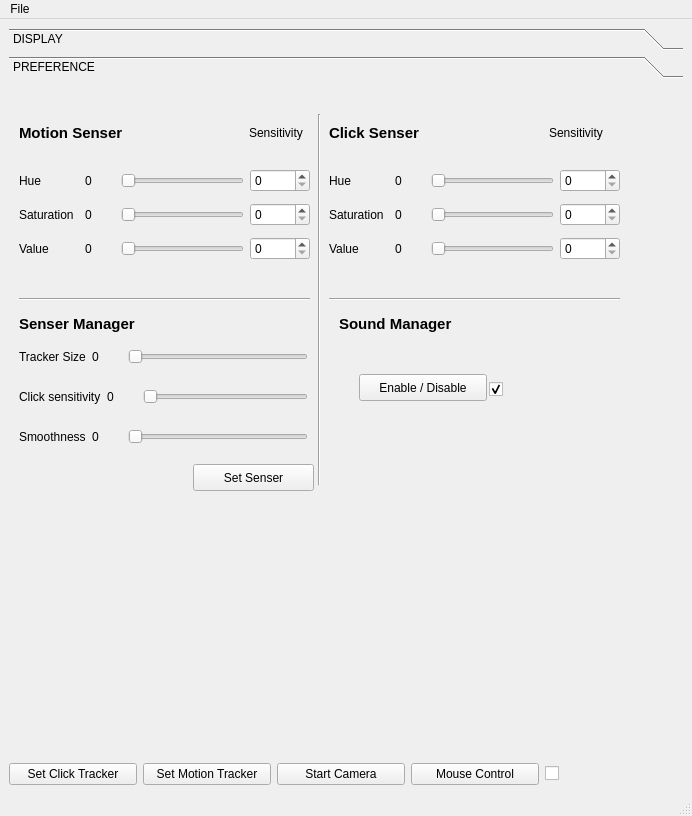
<?xml version="1.0" encoding="UTF-8"?>
<ui version="4.0">
 <class>MainWindow</class>
 <widget class="QMainWindow" name="MainWindow">
  <property name="geometry">
   <rect>
    <x>0</x>
    <y>0</y>
    <width>692</width>
    <height>816</height>
   </rect>
  </property>
  <property name="windowTitle">
   <string>MainWindow</string>
  </property>
  <widget class="QWidget" name="centralwidget">
   <layout class="QVBoxLayout" name="verticalLayout_3">
    <item>
     <layout class="QVBoxLayout" name="verticalLayout">
      <item>
       <widget class="QToolBox" name="toolBox">
        <property name="sizePolicy">
         <sizepolicy hsizetype="Expanding" vsizetype="Expanding">
          <horstretch>0</horstretch>
          <verstretch>0</verstretch>
         </sizepolicy>
        </property>
        <property name="currentIndex">
         <number>1</number>
        </property>
        <widget class="QWidget" name="page">
         <property name="geometry">
          <rect>
           <x>0</x>
           <y>0</y>
           <width>672</width>
           <height>652</height>
          </rect>
         </property>
         <attribute name="label">
          <string>DISPLAY</string>
         </attribute>
         <widget class="QLabel" name="labtresh1">
          <property name="geometry">
           <rect>
            <x>10</x>
            <y>240</y>
            <width>281</width>
            <height>171</height>
           </rect>
          </property>
          <property name="text">
           <string>TextLabel</string>
          </property>
         </widget>
         <widget class="QLabel" name="labimage">
          <property name="geometry">
           <rect>
            <x>10</x>
            <y>0</y>
            <width>651</width>
            <height>221</height>
           </rect>
          </property>
          <property name="styleSheet">
           <string notr="true"/>
          </property>
          <property name="text">
           <string>TextLabel</string>
          </property>
         </widget>
         <widget class="QLabel" name="labtresh2">
          <property name="geometry">
           <rect>
            <x>310</x>
            <y>240</y>
            <width>301</width>
            <height>171</height>
           </rect>
          </property>
          <property name="text">
           <string>TextLabel</string>
          </property>
         </widget>
         <widget class="Line" name="line_2">
          <property name="geometry">
           <rect>
            <x>290</x>
            <y>240</y>
            <width>20</width>
            <height>171</height>
           </rect>
          </property>
          <property name="orientation">
           <enum>Qt::Vertical</enum>
          </property>
         </widget>
         <widget class="Line" name="line_3">
          <property name="geometry">
           <rect>
            <x>10</x>
            <y>220</y>
            <width>571</width>
            <height>20</height>
           </rect>
          </property>
          <property name="orientation">
           <enum>Qt::Horizontal</enum>
          </property>
         </widget>
        </widget>
        <widget class="QWidget" name="page_2">
         <property name="geometry">
          <rect>
           <x>0</x>
           <y>0</y>
           <width>672</width>
           <height>652</height>
          </rect>
         </property>
         <attribute name="label">
          <string>PREFERENCE</string>
         </attribute>
         <widget class="QWidget" name="verticalLayoutWidget">
          <property name="geometry">
           <rect>
            <x>10</x>
            <y>80</y>
            <width>291</width>
            <height>101</height>
           </rect>
          </property>
          <layout class="QVBoxLayout" name="verticalLayout_2">
           <item>
            <layout class="QHBoxLayout" name="horizontalLayout_3">
             <item>
              <widget class="QLabel" name="label_10">
               <property name="minimumSize">
                <size>
                 <width>60</width>
                 <height>20</height>
                </size>
               </property>
               <property name="text">
                <string>Hue</string>
               </property>
              </widget>
             </item>
             <item>
              <widget class="QLabel" name="h_lbl">
               <property name="minimumSize">
                <size>
                 <width>30</width>
                 <height>20</height>
                </size>
               </property>
               <property name="text">
                <string>0</string>
               </property>
              </widget>
             </item>
             <item>
              <widget class="QSlider" name="h_slide">
               <property name="maximum">
                <number>180</number>
               </property>
               <property name="orientation">
                <enum>Qt::Horizontal</enum>
               </property>
              </widget>
             </item>
             <item>
              <widget class="QSpinBox" name="h_spinBox">
               <property name="minimumSize">
                <size>
                 <width>60</width>
                 <height>0</height>
                </size>
               </property>
               <property name="maximum">
                <number>180</number>
               </property>
              </widget>
             </item>
            </layout>
           </item>
           <item>
            <layout class="QHBoxLayout" name="horizontalLayout">
             <item>
              <widget class="QLabel" name="label_2">
               <property name="minimumSize">
                <size>
                 <width>60</width>
                 <height>20</height>
                </size>
               </property>
               <property name="text">
                <string>Saturation</string>
               </property>
              </widget>
             </item>
             <item>
              <widget class="QLabel" name="s_lbl">
               <property name="minimumSize">
                <size>
                 <width>30</width>
                 <height>20</height>
                </size>
               </property>
               <property name="text">
                <string>0</string>
               </property>
              </widget>
             </item>
             <item>
              <widget class="QSlider" name="s_slide">
               <property name="maximum">
                <number>255</number>
               </property>
               <property name="orientation">
                <enum>Qt::Horizontal</enum>
               </property>
              </widget>
             </item>
             <item>
              <widget class="QSpinBox" name="s_spinBox">
               <property name="minimumSize">
                <size>
                 <width>60</width>
                 <height>0</height>
                </size>
               </property>
               <property name="maximum">
                <number>255</number>
               </property>
              </widget>
             </item>
            </layout>
           </item>
           <item>
            <layout class="QHBoxLayout" name="horizontalLayout_2">
             <item>
              <widget class="QLabel" name="label_8">
               <property name="minimumSize">
                <size>
                 <width>60</width>
                 <height>0</height>
                </size>
               </property>
               <property name="text">
                <string>Value</string>
               </property>
              </widget>
             </item>
             <item>
              <widget class="QLabel" name="v_lbl">
               <property name="minimumSize">
                <size>
                 <width>30</width>
                 <height>20</height>
                </size>
               </property>
               <property name="text">
                <string>0</string>
               </property>
              </widget>
             </item>
             <item>
              <widget class="QSlider" name="v_slide">
               <property name="maximum">
                <number>255</number>
               </property>
               <property name="orientation">
                <enum>Qt::Horizontal</enum>
               </property>
              </widget>
             </item>
             <item>
              <widget class="QSpinBox" name="v_spinBox">
               <property name="minimumSize">
                <size>
                 <width>60</width>
                 <height>0</height>
                </size>
               </property>
               <property name="maximum">
                <number>255</number>
               </property>
              </widget>
             </item>
            </layout>
           </item>
          </layout>
         </widget>
         <widget class="Line" name="line">
          <property name="geometry">
           <rect>
            <x>300</x>
            <y>30</y>
            <width>20</width>
            <height>371</height>
           </rect>
          </property>
          <property name="orientation">
           <enum>Qt::Vertical</enum>
          </property>
         </widget>
         <widget class="QLabel" name="label_3">
          <property name="geometry">
           <rect>
            <x>10</x>
            <y>40</y>
            <width>131</width>
            <height>17</height>
           </rect>
          </property>
          <property name="minimumSize">
           <size>
            <width>60</width>
            <height>0</height>
           </size>
          </property>
          <property name="text">
           <string>&lt;!DOCTYPE HTML PUBLIC &quot;-//W3C//DTD HTML 4.0//EN&quot; &quot;http://www.w3.org/TR/REC-html40/strict.dtd&quot;&gt;
&lt;html&gt;&lt;head&gt;&lt;meta name=&quot;qrichtext&quot; content=&quot;1&quot; /&gt;&lt;style type=&quot;text/css&quot;&gt;
p, li { white-space: pre-wrap; }
&lt;/style&gt;&lt;/head&gt;&lt;body style=&quot; font-family:'Roboto'; font-size:11pt; font-weight:400; font-style:normal;&quot;&gt;
&lt;p style=&quot; margin-top:0px; margin-bottom:0px; margin-left:0px; margin-right:0px; -qt-block-indent:0; text-indent:0px;&quot;&gt;&lt;span style=&quot; font-weight:600;&quot;&gt;Motion Senser&lt;/span&gt;&lt;/p&gt;&lt;/body&gt;&lt;/html&gt;</string>
          </property>
         </widget>
         <widget class="QLabel" name="label_24">
          <property name="geometry">
           <rect>
            <x>730</x>
            <y>140</y>
            <width>60</width>
            <height>17</height>
           </rect>
          </property>
          <property name="minimumSize">
           <size>
            <width>60</width>
            <height>0</height>
           </size>
          </property>
          <property name="text">
           <string>Sensitivity</string>
          </property>
         </widget>
         <widget class="QLabel" name="label_4">
          <property name="geometry">
           <rect>
            <x>320</x>
            <y>40</y>
            <width>121</width>
            <height>17</height>
           </rect>
          </property>
          <property name="minimumSize">
           <size>
            <width>60</width>
            <height>0</height>
           </size>
          </property>
          <property name="text">
           <string>&lt;!DOCTYPE HTML PUBLIC &quot;-//W3C//DTD HTML 4.0//EN&quot; &quot;http://www.w3.org/TR/REC-html40/strict.dtd&quot;&gt;
&lt;html&gt;&lt;head&gt;&lt;meta name=&quot;qrichtext&quot; content=&quot;1&quot; /&gt;&lt;style type=&quot;text/css&quot;&gt;
p, li { white-space: pre-wrap; }
&lt;/style&gt;&lt;/head&gt;&lt;body style=&quot; font-family:'Roboto'; font-size:11pt; font-weight:400; font-style:normal;&quot;&gt;
&lt;p style=&quot; margin-top:0px; margin-bottom:0px; margin-left:0px; margin-right:0px; -qt-block-indent:0; text-indent:0px;&quot;&gt;&lt;span style=&quot; font-weight:600;&quot;&gt;Click Senser&lt;/span&gt;&lt;/p&gt;&lt;/body&gt;&lt;/html&gt;</string>
          </property>
         </widget>
         <widget class="QLabel" name="label">
          <property name="geometry">
           <rect>
            <x>240</x>
            <y>40</y>
            <width>71</width>
            <height>17</height>
           </rect>
          </property>
          <property name="minimumSize">
           <size>
            <width>60</width>
            <height>0</height>
           </size>
          </property>
          <property name="text">
           <string>Sensitivity</string>
          </property>
         </widget>
         <widget class="QWidget" name="horizontalLayoutWidget_4">
          <property name="geometry">
           <rect>
            <x>10</x>
            <y>260</y>
            <width>289</width>
            <height>26</height>
           </rect>
          </property>
          <layout class="QHBoxLayout" name="horizontalLayout_6">
           <item>
            <widget class="QLabel" name="label_16">
             <property name="minimumSize">
              <size>
               <width>60</width>
               <height>0</height>
              </size>
             </property>
             <property name="text">
              <string>Tracker Size</string>
             </property>
            </widget>
           </item>
           <item>
            <widget class="QLabel" name="labeltracksize">
             <property name="minimumSize">
              <size>
               <width>30</width>
               <height>20</height>
              </size>
             </property>
             <property name="text">
              <string>0</string>
             </property>
            </widget>
           </item>
           <item>
            <widget class="QSlider" name="t_slide">
             <property name="minimum">
              <number>1</number>
             </property>
             <property name="maximum">
              <number>100</number>
             </property>
             <property name="orientation">
              <enum>Qt::Horizontal</enum>
             </property>
            </widget>
           </item>
          </layout>
         </widget>
         <widget class="QLabel" name="label_5">
          <property name="geometry">
           <rect>
            <x>540</x>
            <y>40</y>
            <width>71</width>
            <height>17</height>
           </rect>
          </property>
          <property name="minimumSize">
           <size>
            <width>60</width>
            <height>0</height>
           </size>
          </property>
          <property name="text">
           <string>Sensitivity</string>
          </property>
         </widget>
         <widget class="QWidget" name="verticalLayoutWidget_2">
          <property name="geometry">
           <rect>
            <x>320</x>
            <y>80</y>
            <width>291</width>
            <height>101</height>
           </rect>
          </property>
          <layout class="QVBoxLayout" name="verticalLayout_6">
           <item>
            <layout class="QHBoxLayout" name="horizontalLayout_14">
             <item>
              <widget class="QLabel" name="label_30">
               <property name="minimumSize">
                <size>
                 <width>60</width>
                 <height>20</height>
                </size>
               </property>
               <property name="text">
                <string>Hue</string>
               </property>
              </widget>
             </item>
             <item>
              <widget class="QLabel" name="label_31">
               <property name="minimumSize">
                <size>
                 <width>30</width>
                 <height>20</height>
                </size>
               </property>
               <property name="text">
                <string>0</string>
               </property>
              </widget>
             </item>
             <item>
              <widget class="QSlider" name="h_slide1">
               <property name="maximum">
                <number>180</number>
               </property>
               <property name="orientation">
                <enum>Qt::Horizontal</enum>
               </property>
              </widget>
             </item>
             <item>
              <widget class="QSpinBox" name="h_spinBox1">
               <property name="minimumSize">
                <size>
                 <width>60</width>
                 <height>0</height>
                </size>
               </property>
               <property name="maximum">
                <number>180</number>
               </property>
              </widget>
             </item>
            </layout>
           </item>
           <item>
            <layout class="QHBoxLayout" name="horizontalLayout_15">
             <item>
              <widget class="QLabel" name="label_9">
               <property name="minimumSize">
                <size>
                 <width>60</width>
                 <height>20</height>
                </size>
               </property>
               <property name="text">
                <string>Saturation</string>
               </property>
              </widget>
             </item>
             <item>
              <widget class="QLabel" name="label_32">
               <property name="minimumSize">
                <size>
                 <width>30</width>
                 <height>20</height>
                </size>
               </property>
               <property name="text">
                <string>0</string>
               </property>
              </widget>
             </item>
             <item>
              <widget class="QSlider" name="s_slide1">
               <property name="maximum">
                <number>255</number>
               </property>
               <property name="orientation">
                <enum>Qt::Horizontal</enum>
               </property>
              </widget>
             </item>
             <item>
              <widget class="QSpinBox" name="s_spinBox1">
               <property name="minimumSize">
                <size>
                 <width>60</width>
                 <height>0</height>
                </size>
               </property>
               <property name="maximum">
                <number>255</number>
               </property>
              </widget>
             </item>
            </layout>
           </item>
           <item>
            <layout class="QHBoxLayout" name="horizontalLayout_16">
             <item>
              <widget class="QLabel" name="label_33">
               <property name="minimumSize">
                <size>
                 <width>60</width>
                 <height>0</height>
                </size>
               </property>
               <property name="text">
                <string>Value</string>
               </property>
              </widget>
             </item>
             <item>
              <widget class="QLabel" name="label_34">
               <property name="minimumSize">
                <size>
                 <width>30</width>
                 <height>20</height>
                </size>
               </property>
               <property name="text">
                <string>0</string>
               </property>
              </widget>
             </item>
             <item>
              <widget class="QSlider" name="v_slide1">
               <property name="maximum">
                <number>255</number>
               </property>
               <property name="orientation">
                <enum>Qt::Horizontal</enum>
               </property>
              </widget>
             </item>
             <item>
              <widget class="QSpinBox" name="v_spinBox1">
               <property name="minimumSize">
                <size>
                 <width>60</width>
                 <height>0</height>
                </size>
               </property>
               <property name="maximum">
                <number>255</number>
               </property>
              </widget>
             </item>
            </layout>
           </item>
          </layout>
         </widget>
         <widget class="QWidget" name="horizontalLayoutWidget_6">
          <property name="geometry">
           <rect>
            <x>10</x>
            <y>340</y>
            <width>289</width>
            <height>26</height>
           </rect>
          </property>
          <layout class="QHBoxLayout" name="horizontalLayout_19">
           <item>
            <widget class="QLabel" name="label_40">
             <property name="minimumSize">
              <size>
               <width>60</width>
               <height>0</height>
              </size>
             </property>
             <property name="text">
              <string>Smoothness</string>
             </property>
            </widget>
           </item>
           <item>
            <widget class="QLabel" name="labelypos">
             <property name="minimumSize">
              <size>
               <width>30</width>
               <height>20</height>
              </size>
             </property>
             <property name="text">
              <string>0</string>
             </property>
            </widget>
           </item>
           <item>
            <widget class="QSlider" name="smooth_slide">
             <property name="minimum">
              <number>0</number>
             </property>
             <property name="maximum">
              <number>20</number>
             </property>
             <property name="orientation">
              <enum>Qt::Horizontal</enum>
             </property>
            </widget>
           </item>
          </layout>
         </widget>
         <widget class="Line" name="line_4">
          <property name="geometry">
           <rect>
            <x>320</x>
            <y>200</y>
            <width>291</width>
            <height>31</height>
           </rect>
          </property>
          <property name="orientation">
           <enum>Qt::Horizontal</enum>
          </property>
         </widget>
         <widget class="QLabel" name="label_11">
          <property name="geometry">
           <rect>
            <x>330</x>
            <y>230</y>
            <width>141</width>
            <height>21</height>
           </rect>
          </property>
          <property name="minimumSize">
           <size>
            <width>60</width>
            <height>0</height>
           </size>
          </property>
          <property name="text">
           <string>&lt;!DOCTYPE HTML PUBLIC &quot;-//W3C//DTD HTML 4.0//EN&quot; &quot;http://www.w3.org/TR/REC-html40/strict.dtd&quot;&gt;
&lt;html&gt;&lt;head&gt;&lt;meta name=&quot;qrichtext&quot; content=&quot;1&quot; /&gt;&lt;style type=&quot;text/css&quot;&gt;
p, li { white-space: pre-wrap; }
&lt;/style&gt;&lt;/head&gt;&lt;body style=&quot; font-family:'Cantarell'; font-size:9pt; font-weight:400; font-style:normal;&quot;&gt;
&lt;p style=&quot; margin-top:0px; margin-bottom:0px; margin-left:0px; margin-right:0px; -qt-block-indent:0; text-indent:0px;&quot;&gt;&lt;span style=&quot; font-family:'Roboto'; font-size:11pt; font-weight:600;&quot;&gt;Sound Manager&lt;/span&gt;&lt;/p&gt;&lt;/body&gt;&lt;/html&gt;</string>
          </property>
         </widget>
         <widget class="QPushButton" name="pushsound">
          <property name="geometry">
           <rect>
            <x>350</x>
            <y>290</y>
            <width>128</width>
            <height>27</height>
           </rect>
          </property>
          <property name="minimumSize">
           <size>
            <width>128</width>
            <height>27</height>
           </size>
          </property>
          <property name="text">
           <string>Enable / Disable</string>
          </property>
         </widget>
         <widget class="Line" name="line_5">
          <property name="geometry">
           <rect>
            <x>10</x>
            <y>200</y>
            <width>291</width>
            <height>31</height>
           </rect>
          </property>
          <property name="orientation">
           <enum>Qt::Horizontal</enum>
          </property>
         </widget>
         <widget class="QLabel" name="label_12">
          <property name="geometry">
           <rect>
            <x>10</x>
            <y>230</y>
            <width>141</width>
            <height>21</height>
           </rect>
          </property>
          <property name="minimumSize">
           <size>
            <width>60</width>
            <height>0</height>
           </size>
          </property>
          <property name="text">
           <string>&lt;!DOCTYPE HTML PUBLIC &quot;-//W3C//DTD HTML 4.0//EN&quot; &quot;http://www.w3.org/TR/REC-html40/strict.dtd&quot;&gt;
&lt;html&gt;&lt;head&gt;&lt;meta name=&quot;qrichtext&quot; content=&quot;1&quot; /&gt;&lt;style type=&quot;text/css&quot;&gt;
p, li { white-space: pre-wrap; }
&lt;/style&gt;&lt;/head&gt;&lt;body style=&quot; font-family:'Cantarell'; font-size:9pt; font-weight:400; font-style:normal;&quot;&gt;
&lt;p style=&quot; margin-top:0px; margin-bottom:0px; margin-left:0px; margin-right:0px; -qt-block-indent:0; text-indent:0px;&quot;&gt;&lt;span style=&quot; font-family:'Roboto'; font-size:11pt; font-weight:600;&quot;&gt;Senser Manager&lt;/span&gt;&lt;/p&gt;&lt;/body&gt;&lt;/html&gt;</string>
          </property>
         </widget>
         <widget class="QPushButton" name="setsenser">
          <property name="geometry">
           <rect>
            <x>184</x>
            <y>380</y>
            <width>121</width>
            <height>27</height>
           </rect>
          </property>
          <property name="text">
           <string>Set Senser</string>
          </property>
         </widget>
         <widget class="QWidget" name="horizontalLayoutWidget_7">
          <property name="geometry">
           <rect>
            <x>10</x>
            <y>300</y>
            <width>289</width>
            <height>26</height>
           </rect>
          </property>
          <layout class="QHBoxLayout" name="horizontalLayout_20">
           <item>
            <widget class="QLabel" name="label_41">
             <property name="minimumSize">
              <size>
               <width>60</width>
               <height>0</height>
              </size>
             </property>
             <property name="text">
              <string>Click sensitivity</string>
             </property>
            </widget>
           </item>
           <item>
            <widget class="QLabel" name="labelypos_2">
             <property name="minimumSize">
              <size>
               <width>30</width>
               <height>20</height>
              </size>
             </property>
             <property name="text">
              <string>0</string>
             </property>
            </widget>
           </item>
           <item>
            <widget class="QSlider" name="clickstvt_slide">
             <property name="minimum">
              <number>0</number>
             </property>
             <property name="maximum">
              <number>200</number>
             </property>
             <property name="orientation">
              <enum>Qt::Horizontal</enum>
             </property>
            </widget>
           </item>
          </layout>
         </widget>
         <widget class="QCheckBox" name="clicksound_chkbox">
          <property name="geometry">
           <rect>
            <x>480</x>
            <y>290</y>
            <width>88</width>
            <height>31</height>
           </rect>
          </property>
          <property name="text">
           <string/>
          </property>
          <property name="checked">
           <bool>true</bool>
          </property>
         </widget>
        </widget>
       </widget>
      </item>
     </layout>
    </item>
    <item>
     <layout class="QHBoxLayout" name="horizontalLayout_4">
      <item>
       <widget class="QPushButton" name="setclicktrackerbtn">
        <property name="minimumSize">
         <size>
          <width>128</width>
          <height>0</height>
         </size>
        </property>
        <property name="text">
         <string>Set Click Tracker</string>
        </property>
       </widget>
      </item>
      <item>
       <widget class="QPushButton" name="setmotiontrackerbtn">
        <property name="minimumSize">
         <size>
          <width>128</width>
          <height>0</height>
         </size>
        </property>
        <property name="text">
         <string>Set Motion Tracker</string>
        </property>
       </widget>
      </item>
      <item>
       <widget class="QPushButton" name="start_camera_btn">
        <property name="minimumSize">
         <size>
          <width>128</width>
          <height>0</height>
         </size>
        </property>
        <property name="text">
         <string>Start Camera</string>
        </property>
       </widget>
      </item>
      <item>
       <widget class="QPushButton" name="pushButton_3">
        <property name="minimumSize">
         <size>
          <width>128</width>
          <height>0</height>
         </size>
        </property>
        <property name="text">
         <string>Mouse Control</string>
        </property>
       </widget>
      </item>
      <item>
       <widget class="QCheckBox" name="mousectrlchkbox">
        <property name="text">
         <string/>
        </property>
       </widget>
      </item>
      <item>
       <spacer name="horizontalSpacer">
        <property name="orientation">
         <enum>Qt::Horizontal</enum>
        </property>
        <property name="sizeHint" stdset="0">
         <size>
          <width>40</width>
          <height>20</height>
         </size>
        </property>
       </spacer>
      </item>
     </layout>
    </item>
   </layout>
  </widget>
  <widget class="QMenuBar" name="menubar">
   <property name="geometry">
    <rect>
     <x>0</x>
     <y>0</y>
     <width>692</width>
     <height>25</height>
    </rect>
   </property>
   <widget class="QMenu" name="menuFile">
    <property name="title">
     <string>File</string>
    </property>
    <addaction name="actionAbout"/>
    <addaction name="actionExit"/>
   </widget>
   <addaction name="menuFile"/>
  </widget>
  <widget class="QStatusBar" name="statusbar"/>
  <action name="actionExit">
   <property name="text">
    <string>Exit</string>
   </property>
   <property name="shortcut">
    <string>Ctrl+Q</string>
   </property>
  </action>
  <action name="actionAbout">
   <property name="text">
    <string>About</string>
   </property>
   <property name="shortcut">
    <string>Ctrl+A</string>
   </property>
  </action>
 </widget>
 <resources/>
 <connections>
  <connection>
   <sender>h_slide</sender>
   <signal>valueChanged(int)</signal>
   <receiver>h_lbl</receiver>
   <slot>setNum(int)</slot>
   <hints>
    <hint type="sourcelabel">
     <x>140</x>
     <y>166</y>
    </hint>
    <hint type="destinationlabel">
     <x>103</x>
     <y>164</y>
    </hint>
   </hints>
  </connection>
  <connection>
   <sender>s_slide</sender>
   <signal>valueChanged(int)</signal>
   <receiver>s_lbl</receiver>
   <slot>setNum(int)</slot>
   <hints>
    <hint type="sourcelabel">
     <x>128</x>
     <y>202</y>
    </hint>
    <hint type="destinationlabel">
     <x>95</x>
     <y>201</y>
    </hint>
   </hints>
  </connection>
  <connection>
   <sender>v_slide</sender>
   <signal>valueChanged(int)</signal>
   <receiver>v_lbl</receiver>
   <slot>setNum(int)</slot>
   <hints>
    <hint type="sourcelabel">
     <x>140</x>
     <y>232</y>
    </hint>
    <hint type="destinationlabel">
     <x>100</x>
     <y>232</y>
    </hint>
   </hints>
  </connection>
  <connection>
   <sender>t_slide</sender>
   <signal>valueChanged(int)</signal>
   <receiver>labeltracksize</receiver>
   <slot>setNum(int)</slot>
   <hints>
    <hint type="sourcelabel">
     <x>154</x>
     <y>361</y>
    </hint>
    <hint type="destinationlabel">
     <x>101</x>
     <y>360</y>
    </hint>
   </hints>
  </connection>
  <connection>
   <sender>smooth_slide</sender>
   <signal>valueChanged(int)</signal>
   <receiver>labelypos</receiver>
   <slot>setNum(int)</slot>
   <hints>
    <hint type="sourcelabel">
     <x>139</x>
     <y>437</y>
    </hint>
    <hint type="destinationlabel">
     <x>119</x>
     <y>451</y>
    </hint>
   </hints>
  </connection>
  <connection>
   <sender>h_slide1</sender>
   <signal>valueChanged(int)</signal>
   <receiver>label_31</receiver>
   <slot>setNum(int)</slot>
   <hints>
    <hint type="sourcelabel">
     <x>474</x>
     <y>169</y>
    </hint>
    <hint type="destinationlabel">
     <x>436</x>
     <y>159</y>
    </hint>
   </hints>
  </connection>
  <connection>
   <sender>s_slide1</sender>
   <signal>valueChanged(int)</signal>
   <receiver>label_32</receiver>
   <slot>setNum(int)</slot>
   <hints>
    <hint type="sourcelabel">
     <x>477</x>
     <y>197</y>
    </hint>
    <hint type="destinationlabel">
     <x>443</x>
     <y>196</y>
    </hint>
   </hints>
  </connection>
  <connection>
   <sender>v_slide1</sender>
   <signal>valueChanged(int)</signal>
   <receiver>label_34</receiver>
   <slot>setNum(int)</slot>
   <hints>
    <hint type="sourcelabel">
     <x>483</x>
     <y>236</y>
    </hint>
    <hint type="destinationlabel">
     <x>452</x>
     <y>236</y>
    </hint>
   </hints>
  </connection>
  <connection>
   <sender>clickstvt_slide</sender>
   <signal>valueChanged(int)</signal>
   <receiver>labelypos_2</receiver>
   <slot>setNum(int)</slot>
   <hints>
    <hint type="sourcelabel">
     <x>162</x>
     <y>400</y>
    </hint>
    <hint type="destinationlabel">
     <x>128</x>
     <y>396</y>
    </hint>
   </hints>
  </connection>
  <connection>
   <sender>pushButton_3</sender>
   <signal>clicked()</signal>
   <receiver>mousectrlchkbox</receiver>
   <slot>toggle()</slot>
   <hints>
    <hint type="sourcelabel">
     <x>198</x>
     <y>516</y>
    </hint>
    <hint type="destinationlabel">
     <x>255</x>
     <y>515</y>
    </hint>
   </hints>
  </connection>
  <connection>
   <sender>pushsound</sender>
   <signal>clicked()</signal>
   <receiver>clicksound_chkbox</receiver>
   <slot>toggle()</slot>
   <hints>
    <hint type="sourcelabel">
     <x>480</x>
     <y>392</y>
    </hint>
    <hint type="destinationlabel">
     <x>510</x>
     <y>390</y>
    </hint>
   </hints>
  </connection>
  <connection>
   <sender>actionExit</sender>
   <signal>activated()</signal>
   <receiver>MainWindow</receiver>
   <slot>close()</slot>
   <hints>
    <hint type="sourcelabel">
     <x>-1</x>
     <y>-1</y>
    </hint>
    <hint type="destinationlabel">
     <x>309</x>
     <y>282</y>
    </hint>
   </hints>
  </connection>
 </connections>
</ui>
